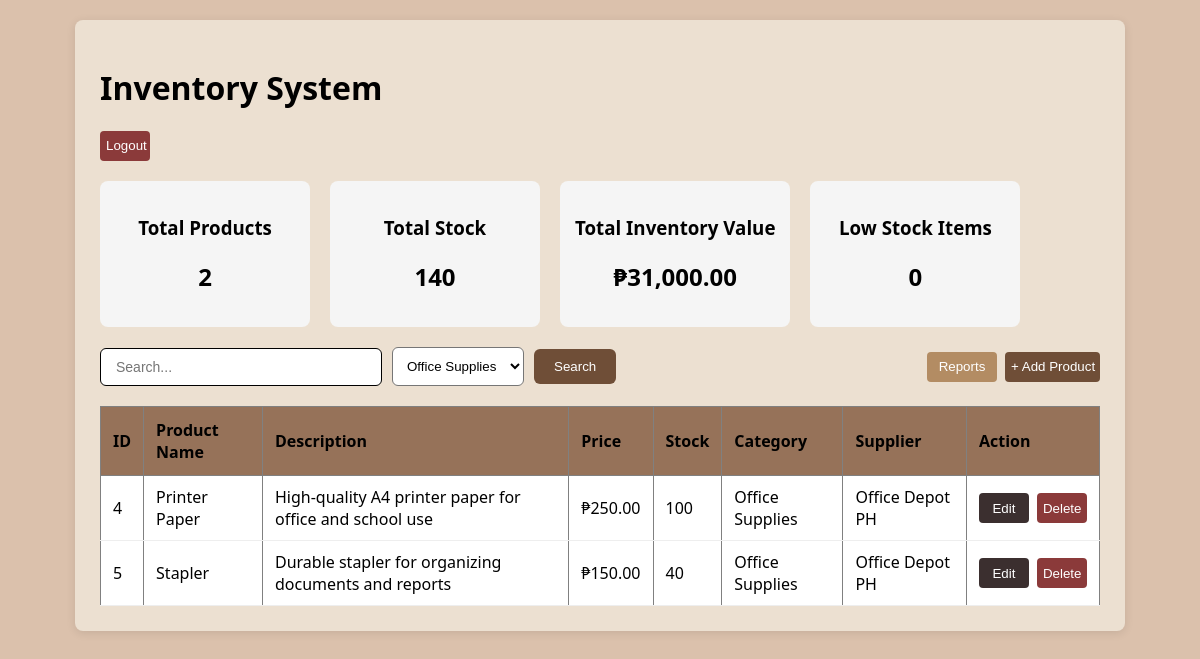
The page /index.php?category=2 (signed in) on the database its author committed.
### tables this page shows
CREATE TABLE `products` (
  `product_id` int(11) NOT NULL,
  `product_name` varchar(100) DEFAULT NULL,
  `description` text DEFAULT NULL,
  `price` decimal(10,2) NOT NULL,
  `stock` int(11) NOT NULL DEFAULT 0,
  `category_id` int(11) NOT NULL,
  `supplier_id` int(11) NOT NULL,
  `created_at` timestamp NOT NULL DEFAULT current_timestamp()
);

CREATE TABLE `categories` (
  `category_id` int(11) NOT NULL,
  `category_name` varchar(100) DEFAULT NULL
);

CREATE TABLE `suppliers` (
  `supplier_id` int(11) NOT NULL,
  `supplier_name` varchar(100) DEFAULT NULL,
  `contact_person` varchar(100) DEFAULT NULL,
  `phone` varchar(20) DEFAULT NULL
);

### index.php (the view, shortened to what this page needs)
<?php
require_once 'config.php';
$search = $_GET['search'] ?? '';
$category = $_GET['category'] ?? '';
$sql = "
SELECT
    p.product_id,
    p.product_name,
    p.description,
    p.price,
    p.stock,
    c.category_name,
    s.supplier_name
FROM products p
JOIN categories c
    ON p.category_id = c.category_id
JOIN suppliers s
    ON p.supplier_id = s.supplier_id
WHERE 1=1
";
if ($category != '') {
    $category = (int)$category;
    $sql .= " AND p.category_id = $category";
}
$sql .= " ORDER BY p.product_id ASC";
$result = mysqli_query($conn, $sql);
$totalProducts = 0;
$totalStock = 0;
$totalValue = 0;
$lowStock = 0;
$products = [];
while ($row = mysqli_fetch_assoc($result)) {
    $products[] = $row;
    $totalProducts++;
    $totalStock += $row['stock'];
    $totalValue += $row['stock'] * $row['price'];
}
?>
<!DOCTYPE html>
<html>
<head>
    <link rel="stylesheet" href="style2.css">
</head>
<body>
<div class="container">
<h1>Inventory System</h1>
<a href="logout.php"><button class="del">Logout</button></a>
<div class="cards">
    <div class="card">
        <h3>Total Products</h3>
        <h2><?= $totalProducts ?></h2>
    </div>
    <div class="card">
        <h3>Total Stock</h3>
        <h2><?= $totalStock ?></h2>
    </div>
    <div class="card">
        <h3>Total Inventory Value</h3>
        <h2>₱<?= number_format($totalValue,2) ?></h2>
    </div>
    <div class="card">
        <h3>Low Stock Items</h3>
        <h2><?= $lowStock ?></h2>
    </div>
</div>
<div class="choose">
<form method="GET">
    <input type="text" name="search" placeholder="Search..."  value="<?= htmlspecialchars($search) ?>">
    <select name="category">
        <?php
        $cats = mysqli_query($conn, "SELECT * FROM categories");
        while($cat = mysqli_fetch_assoc($cats)){
            $selected = ($category == $cat['category_id']) ? "selected" : "";
            echo "<option value='{$cat['category_id']}' $selected>
                    {$cat['category_name']}
                  </option>";
        }
        ?>
    </select>
    <button type="submit" class ="search">Search</button>
</form>
<div class= pages>
<a href="report.php"><button class ="report">Reports</button></a>
<a href="add.php"><button class ="prod"> + Add Product </button> </a>
</div>
</div>
<table border="1" cellpadding="8">
<tr>
    <th>ID</th>
    <th>Product Name</th>
    <th>Description</th>
    <th>Price</th>
    <th>Stock</th>
    <th>Category</th>
    <th>Supplier</th>
    <th>Action </th>
</tr>
<?php foreach($products as $row): ?>
<tr class="<?= ($row['stock'] < 20) ? 'low-stock' : '' ?>">
    <td><?= $row['product_id'] ?></td>
    <td><?= htmlspecialchars($row['product_name']) ?></td>
    <td><?= htmlspecialchars($row['description']) ?></td>
    <td>₱<?= number_format($row['price'],2) ?></td>
    <td><?= $row['stock'] ?></td>
    <td><?= htmlspecialchars($row['category_name']) ?></td>
    <td><?= htmlspecialchars($row['supplier_name']) ?></td>
    <td>
    <div class ="actions">
    <a href="edit.php?id=<?= $row['product_id'] ?>" ><button class="edit" >Edit</button></a>
    <a href="delete.php?id=<?= $row['product_id'] ?>" onclick="return confirm('Delete this product?')" ><button class="del">Delete</button></a>
    </div>
    </td>
</tr>
<?php endforeach; ?>
</table>
</div>
</body>
</html>

### style2.css (style rules this page uses)
body { font-family: 'Segoe UI', Arial, sans-serif; margin: 20px; background: #dbc1ac; }
.container { max-width: 1000px; margin: 0 auto; background: #ece0d1; padding: 25px; border-radius: 8px; box-shadow: 0 2px 10px rgba(0,0,0,0.1); }
table { width: 100%; border-collapse: collapse; background: #ffffff; }
th { background:#967259; padding: 12px; text-align: left; }
td { padding: 10px 12px; border-bottom: 1px solid #eee; }
.cards { display:flex; gap:20px; margin:20px 0; }
.card { background:#f5f5f5; padding:15px; border-radius:8px; min-width:180px; text-align:center; }
.choose { display:flex; justify-content:space-between; align-items:center; margin-bottom:20px; }
form { display:flex; gap:10px; }
.actions,.pages { display: flex; gap: 8px; white-space: nowrap; }
.del,.edit { text-decoration: none; color: white; border: none; border-radius: 4px; width: 50px; height: 30px; }
.del { background-color: #8B3A3A; }
.edit { background-color: #3B2F2F; }
.report { text-decoration: none; border: none; border-radius: 4px; width: 70px; height: 30px; background-color:#b38c63 ; color: white; }
.prod { text-decoration: none; border: none; border-radius: 4px; width: 95px; height: 30px; background-color: #6F4E37 ; color: white; }
form { display: flex; gap: 10px; align-items: center; }
input[name="search"] { padding: 10px 15px; border: 1px solid; border-radius: 6px; font-size: 14px; width: 250px; outline: none; }
select { padding: 10px; border-radius: 6px; background: white; }
button[type="submit"] { padding: 10px 20px; background: #6F4E37; color: white; border: none; border-radius: 6px; cursor: pointer; }

### rows shown on the page
products: product_id "4", product_name "Printer Paper", description "High-quality A4 printer paper for office and school use", price "250.00", stock "100", category.category_name "Office Supplies", supplier.supplier_name "Office Depot PH"
products: product_id "5", product_name "Stapler", description "Durable stapler for organizing documents and reports", price "150.00", stock "40", category.category_name "Office Supplies", supplier.supplier_name "Office Depot PH"

### other values the page prints
$totalProducts "2"
$totalStock "140"
$totalValue "31,000.00"
$lowStock "0"
form field category "Office Supplies"
